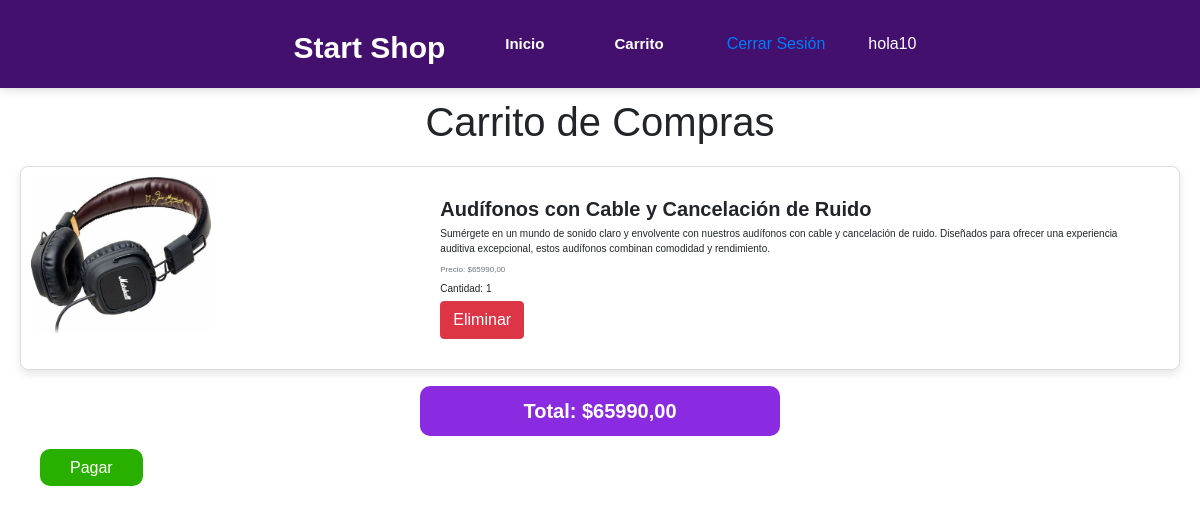
The app's page /tienda/ver-carrito/ (signed in) with its own data.
### tienda/models.py (models this page shows, shortened)
class ItemCarrito(models.Model):
    carrito = models.ForeignKey(Carrito, on_delete=models.CASCADE, related_name='items')
    producto = models.ForeignKey(Producto, on_delete=models.CASCADE)
    cantidad = models.PositiveIntegerField(default=1)

class Producto(models.Model):
    nombre = models.CharField(max_length=100)
    descripcion = models.TextField()
    precio = models.DecimalField(max_digits=10, decimal_places=2)
    stock = models.PositiveIntegerField()
    imagen = models.ImageField(upload_to='productos/', blank=True, null=True)

### tienda/views.py (the view)
# urls.py: path('ver-carrito/', views.ver_carrito, name='ver_carrito'),
@login_required
def ver_carrito(request):
    if request.user.is_authenticated:
        carrito, created = Carrito.objects.get_or_create(usuario=request.user)
    else:
        carrito_id = request.session.get('carrito_id')
        if carrito_id:
            carrito = get_object_or_404(Carrito, id=carrito_id)
        else:
            carrito = None
    items = carrito.items.all() if carrito else []
    total = sum(item.producto.precio * item.cantidad for item in items)
    return render(request, 'carrito.html', {'items': items, 'total': total})

### tienda/templates/carrito.html (shortened to what this page needs)
{% load static %}
<!DOCTYPE html>
<html lang="en">
<head>
    <link href="https://stackpath.bootstrapcdn.com/bootstrap/4.5.2/css/bootstrap.min.css" rel="stylesheet">
    <link rel="stylesheet" href="{% static 'css/style.css' %}">
    <link rel="stylesheet" href="{% static 'css/style_home.css' %}">
</head>
<body>
    <nav class="nav">
        <h1><a class="nav-a" href="{% url 'home' %}">Start Shop</a></h1>
        <div>
            <ul>
                <li>
                    <a href="{% url 'home' %}">Inicio</a>
                </li>
                <li>
                    <a href="{% url 'ver_carrito' %}">Carrito</a>
                </li>
                <li>
                    <form action="{% url 'logout' %}" method="post">
                        <button type="submit" class="btn btn-link">Cerrar Sesión</button>
                    </form>
                </li>
                {% if user.is_authenticated %}
                    <li>
                        <span>{{ user.username }}</span>
                    </li>
                {% endif %}
            </ul>
        </div>
    </nav>
    <h1>Carrito de Compras</h1>
    <div class="carrito-list">
        {% for item in items %}
        <div class="item-carrito card mb-3">
            <div class="row g-0">
                <div class="col-md-4">
                    {% if item.producto.imagen %}
                        <img src="{{ item.producto.imagen.url }}" class="img-fluid rounded-start" alt="{{ item.producto.nombre }}">
                    {% else %}
                        <p>No hay imagen disponible</p>
                    {% endif %}
                </div>
                <div class="col-md-8">
                    <div class="card-body">
                        <h2 class="card-title">{{ item.producto.nombre }}</h2>
                        <p class="card-text">{{ item.producto.descripcion }}</p>
                        <p class="card-text"><small class="text-muted">Precio: ${{ item.producto.precio }}</small></p>
                        <p class="card-text">Cantidad: {{ item.cantidad }}</p>
                        <a href="{% url 'eliminar_del_carrito' item.id %}" class="btn btn-danger">Eliminar</a>
                    </div>
                </div>
            </div>
        </div>
        {% empty %}
        <div class="alert alert-info" role="alert">
            No hay productos en tu carrito.
        </div>
        {% endfor %}
    </div>
    <p class="total">Total: ${{ total }}</p>
    <div class="btn-container">
        <a href="{% url 'procesar_pago' %}" class="btn-pagar">Pagar</a>
    </div>
</body>
</html>

### tienda/static/css/style.css (style rules this page uses)
h1 { text-align: center; margin: 10px; }
.carrito-list { margin-top: 20px; margin-left: 20px; margin-right: 20px; }
.item-carrito { border: 1px solid #ddd; border-radius: 8px; margin-bottom: 20px; padding: 10px; }
.item-carrito img { max-width: 50%; border-radius: 8px; margin: 0 auto; }
.item-carrito .card-title { font-size: 1.25rem; font-weight: bold; margin-bottom: 5px; }
.item-carrito .card-text { margin-bottom: 5px; }
.total { width: 30%; text-align: center; font-size: 1.25rem; font-weight: bold; margin:0 auto; background-color: blueviolet; color: #fff; padding: 10px; border-radius: 10px; }
.btn-container { margin: 10px; padding: 10px; }

### tienda/static/css/style_home.css (style rules this page uses)
body { font-family: Arial, sans-serif; margin: 0; padding: 0; background-color: var(--bg-color); }
nav { display: flex; justify-content: center; align-items: center; text-align: center; padding: 10px 0; margin: 0; box-shadow: 0 0 10px rgba(51, 51, 51, 0.25); animation: neon 20s infinite linear; background-color: #44106e; }
nav ul { display: flex; list-style: none; justify-content: center; align-items: center; padding: 0; margin: 0; }
nav ul li { padding: 10px; margin: 0 5px; border-radius: 5px; cursor: pointer; transition: background-color 0.3s ease; color: #fff; }
nav ul li a { text-decoration: none; color: #fff; font-weight: bold; font-size: 15px; display: block; padding: 10px 20px; text-decoration: none; border-radius: 5px; transition: background-color 0.3s ease; }
.nav-a { text-decoration: none; color: #fff; font-weight: bold; font-size: 30px; padding: 15px 15px; }
.card { box-shadow: 0 4px 8px rgba(0, 0, 0, 0.1); transition: transform 0.2s; height: 100%; }
.card-body { width: 100%; font-size: 10px; }

### records on screen
ItemCarrito: producto.imagen (picture), producto.nombre "Audífonos con Cable y Cancelación de Ruido", producto.descripcion "Sumérgete en un mundo de sonido claro y envolvente con nuestros audífonos con cable y cancelación de ruido. Diseñados para ofrecer una experiencia auditiva excepcional, estos audífonos combinan comodidad y rendimiento.", producto.precio "65990,00", cantidad "1"

### other values on screen
{{ user.username }} "hola10"
{{ total }} "65990,00"
